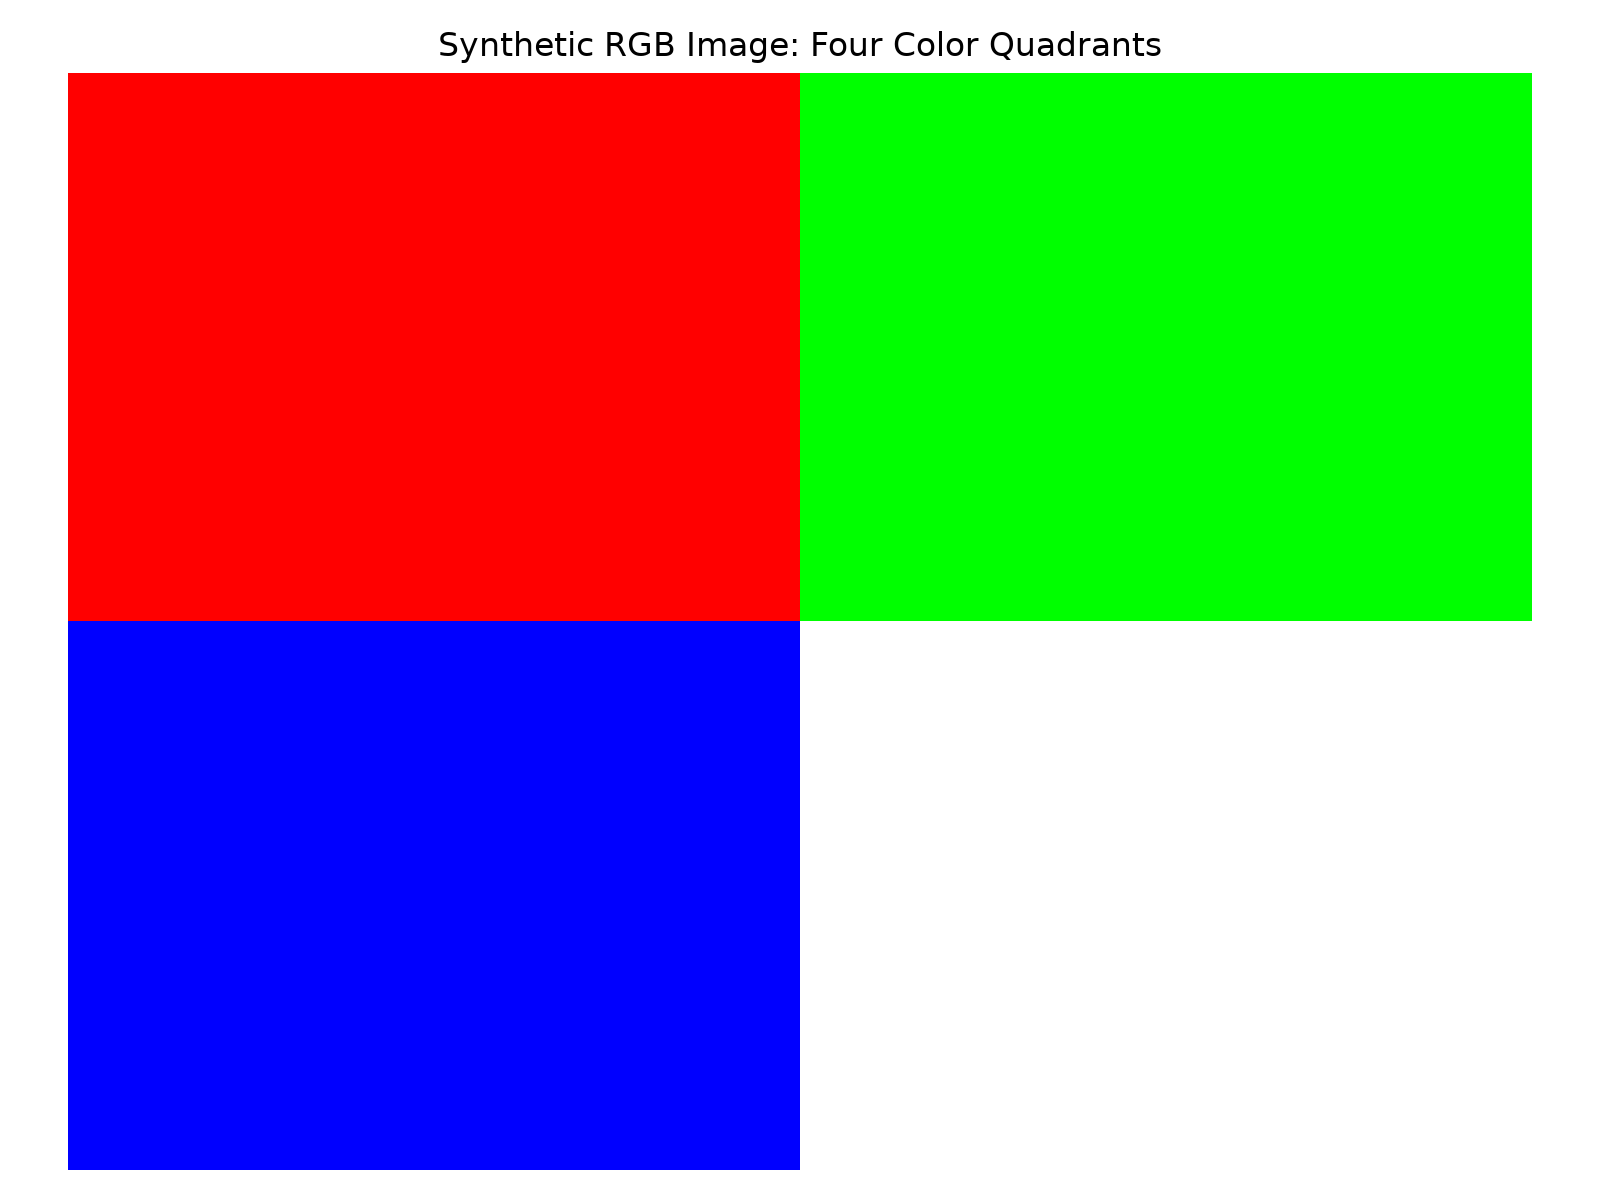

This chart was generated by the following Python code:
import numpy as np
import matplotlib.pyplot as plt

height = 300
width = 400
channels = 3

image = np.zeros((height, width, channels), dtype=np.uint8)

mid_height = height // 2
mid_width = width // 2

# Top-left: Red
image[:mid_height, :mid_width] = [255, 0, 0]

# Top-right: Green
image[:mid_height, mid_width:] = [0, 255, 0]

# Bottom-left: Blue
image[mid_height:, :mid_width] = [0, 0, 255]

# Bottom-right: White
image[mid_height:, mid_width:] = [255, 255, 255]

print("--- SYNTHETIC MATRIX METRICS ---")
print(f"Array Shape (H, W, C) : {image.shape}")
print(f"Data Type             : {image.dtype}")
print(f"Total Elements        : {image.size:,} values")
print(f"Memory Footprint      : {image.nbytes:,} bytes ({image.nbytes / 1024:.2f} KB)")

plt.figure(figsize=(8, 6))
plt.imshow(image)
plt.title("Synthetic RGB Image: Four Color Quadrants")
plt.axis("off")
plt.tight_layout()

plt.savefig("task2_synthetic_image.png", dpi=200)
plt.show()
